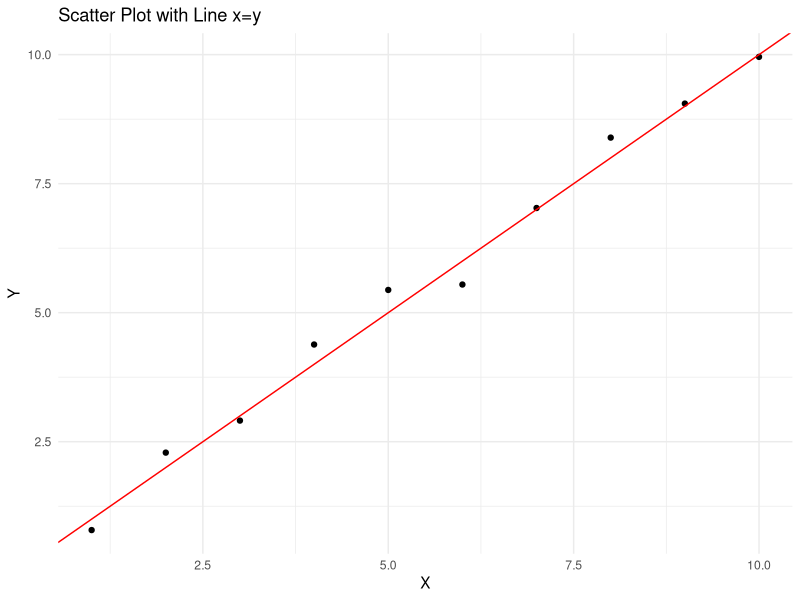
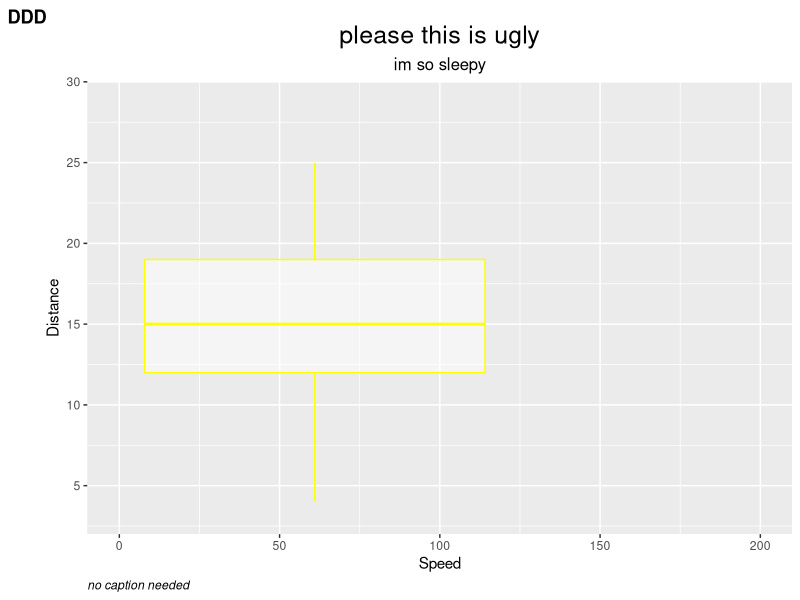

Write R code to recreate these figures, in order.
## ---- chunk 1
options(repos = c(CRAN = "https://cloud.r-project.org/"))
install.packages("gdata")
install.packages("tidyverse")
install.packages("haven")
install.packages("readr")
install.packages("dpylr")
install.packages("readxl")
## ---- chunk 2
library(gdata)
library(tidyverse)
library(haven)
library(readr)
library(readxl)
library(dplyr)
## ---- chunk 3

# Load ggplot2 library
library(ggplot2)

# Create data
set.seed(123)  # For reproducibility
x <- 1:10
y <- x + runif(length(x), min = -0.5, max = 0.5)

# Create the plot
ggplot(data = data.frame(x, y), aes(x = x, y = y)) +
  geom_point() +               # Scatter plot
  geom_abline(slope = 1, intercept = 0, color = "red") +  # Line x=y
  labs(x = "X", y = "Y", title = "Scatter Plot with Line x=y") +
  theme_minimal()
## ---- chunk 4
library(tidyverse)
cars %>%
  ggplot(aes(y = speed, #defining what is on x and y
             x = dist)) +
  geom_boxplot(color = "yellow", #type of graph
               alpha = 0.5) +
  theme(legend.position = "none") + #COLOR OR GRAPH???
  coord_cartesian(ylim = c(2, 30), #setting x and y axial limits
                  xlim = c(0, 200)) +
  scale_y_continuous(breaks = seq(from = 0, #for seperating x and y values in increments
                                  to = 200,
                                  by = 5),
                     labels = seq(from = 0,
                                  to = 200,
                                  by = 5),
                     expand = c(0,0)) + #removes padding from bottom
   labs(title = "please this is ugly", #CREATING TITLES FOR EVERYTHING
        subtitle = "im so sleepy",
        x = "Speed",
        y = "Distance",
        tag = "DDD",
        caption = "no caption needed") +
  theme(plot.title = element_text(size = 18, #changing the size, indent, and style of the labels
                                  hjust = 0.5),
        plot.subtitle = element_text(size = 12,
                                  hjust = 0.5),
        plot.tag = element_text(face = "bold"),
        plot.caption = element_text(face = "italic",
                                    hjust = 0))
## ---- chunk 5
library(knitr)
library(broom)

kable(head(mtcars), digits = 1)
## ---- chunk 6
ts <- with(mtcars,t.test(hp[cyl==4], hp[cyl==6]))
view(ts)
